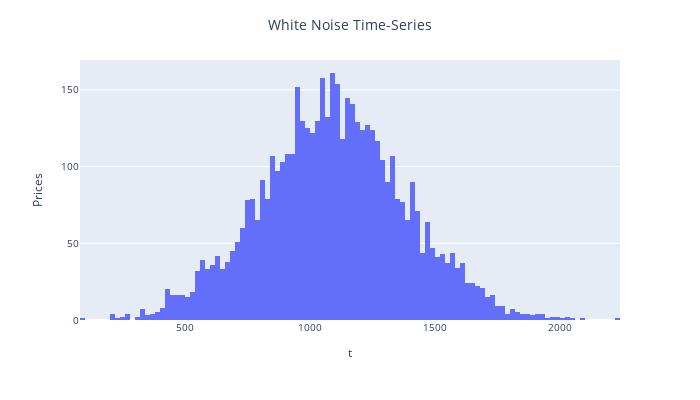

Notebook code for this chart:
### Code cell
fig = px.histogram(data_frame=df, x='wn')
fig.update_layout(barmode='overlay', legend_title_text = "Data", title_text='White Noise Time-Series', title_x=0.5,\
            xaxis_title='t', yaxis_title="Prices",\
            height = 400, width = 700, font={'size':10})

### Figure 1 — Plotly figure (JSON) as saved in the notebook; plotly's stock layout.template omitted (floating-point values rounded to 4 significant figures; data arrays with more than 128 entries replaced by an {"elided": "..."} marker saying what was removed)
{"data": [{"alignmentgroup": "True", "bingroup": "x", "hovertemplate": "wn=%{x}<br>count=%{y}<extra></extra>", "legendgroup": "", "marker": {"color": "#636efa", "pattern": {"shape": ""}}, "name": "", "offsetgroup": "", "orientation": "v", "showlegend": false, "type": "histogram", "x": {"elided": "5015 float values"}, "xaxis": "x", "yaxis": "y"}], "layout": {"barmode": "overlay", "font": {"size": 10}, "height": 400, "legend": {"title": {"text": "Data"}, "tracegroupgap": 0}, "margin": {"t": 60}, "title": {"text": "White Noise Time-Series", "x": 0.5}, "width": 700, "xaxis": {"anchor": "y", "domain": [0, 1], "title": {"text": "t"}}, "yaxis": {"anchor": "x", "domain": [0, 1], "title": {"text": "Prices"}}}}
